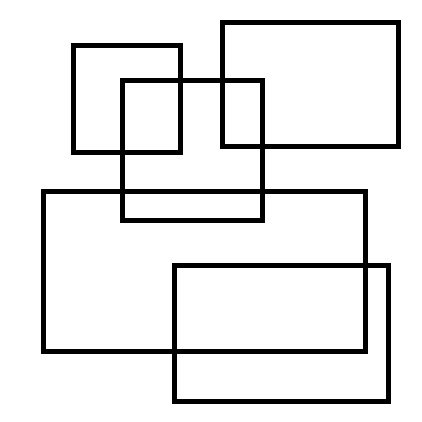
#> input picture code/images/box.jpg, 422 x 422 px; its folder holds only this picture in this run
$ python -i harris.py   (imports and definitions only)
#> lines starting #> are read from the running program, lines starting #| are printed output that depends on the picture
#> further down, picture is the input picture: shape (422, 422, 3); min 0, max 255, mean 232
import numpy as np
import matplotlib.pyplot as plt
import cv2
# from skimage.color import bgr2gray
import os

from tkinter import *
from tkinter import ttk
from PIL import ImageTk, Image

# [1 line not run here, left out]

# Defining global kernels which will be used in the corner detection algorithm
sobel_x = np.array([[-1, 0, 1],
                    [-2, 0, 2],
                    [-1, 0, 1]])

sobel_y = np.array([[1, 2, 1],
                    [0, 0, 0],
                    [-1, -2, -1]])

gauss_blur = np.array([[1/16, 2/16, 1/16],
                       [2/16, 4/16, 2/16],
                       [1/16, 2/16, 1/16]])


# [13 lines left out: function bgr2gray, not called in this run]


def convolve(image: np.ndarray, kernel: np.ndarray, padding: bool = False):
    """
    Performs window convolution of the argument `image` using the provided `kernel`. If padding is
    set to `True`, the output image shape will be the same as that of the input `image`.

    Args:
        image (np.ndarray): input image
        kernel (np.ndarray): kernel
        padding (bool, optional): if set to true, pads the image with zeros in all dimensions such that
        output after convolution has the same shape as the input image. Defaults to False.

    Returns:
        np.ndarray: convolved image after sliding the input `kernel` over the input `image`.
    """
#> called with kernel = array of shape (3, 3), padding = False

    k = kernel.shape[0]

    if padding:
        out_size = image.shape[0]
    else:
        out_size = image.shape[0] - k + 1
#> out_size = 420

    if padding:
        image = np.pad(image, k//2)

    convolved = np.empty((out_size, out_size), dtype=np.float64)
    for x in range(out_size):
        for y in range(out_size):
            sub_img = image[x:x+k, y:y+k]
            convolved[x, y] = np.sum(np.multiply(sub_img, kernel))
#> convolved: shape (420, 420) float64; every value is 0

    return convolved


def harris(image: np.ndarray, sensitivity: np.float64 = 0.06, threshold: np.float64 = 0.4):
    """
    Performs corner detection using the harris corner detection algorithm.

    Args:
        image (np.ndarray): image for which corners need to be detected
        sensitivity (np.float64, optional): harris sensitivity parameter, should be close to
        zero. Defaults to 0.06.
        threshold (np.float64, optional): harris threshold parameter. Defaults to 0.4.

    Returns:
        np.ndarray: array containing coordinates of all points which have corners, as detected
        by the algorithm
    """
    grad_x = convolve(image, sobel_x)
    grad_y = convolve(image, sobel_y)
#> call 2 of convolve, with kernel = array of shape (3, 3), padding = False
#> after the loop in convolve (call 2), `for x in range(out_size):`:
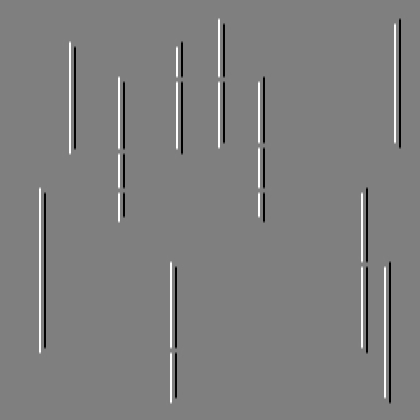
#> convolved: shape (420, 420) float64; min -3060, max 3060, mean 0; drawn with min black and max white
    grad_x2 = np.square(grad_x)
    grad_y2 = np.square(grad_y)
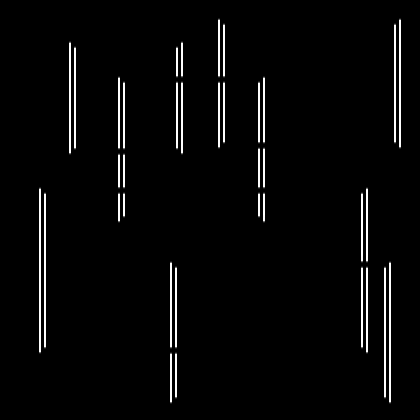
#> grad_y2: shape (420, 420) float64; min 0, max 9363600, mean 270364.7; drawn with min black and max white
    grad_xy = grad_x*grad_y
#> grad_xy: shape (420, 420) float64; every value is 0

    gaus_x2 = convolve(grad_x2, gauss_blur)
#> after the loop in convolve (call 3), `for x in range(out_size):`: convolved: shape (418, 418) float64; every value is 0
    gaus_y2 = convolve(grad_y2, gauss_blur)
#> call 4 of convolve, with kernel = array of shape (3, 3), padding = False
#> after the loop in convolve (call 4), `for x in range(out_size):`:
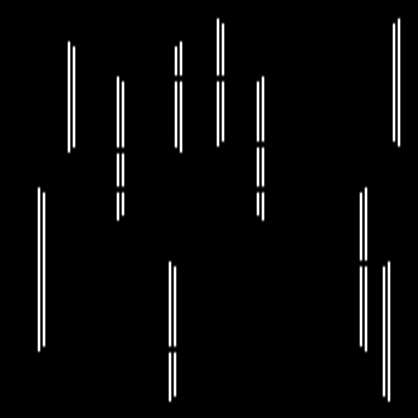
#> convolved: shape (418, 418) float64; min 0, max 7022704, mean 272958.1; drawn with min black and max white
    gaus_xy = convolve(grad_xy, gauss_blur)

    harris_fn = gaus_x2*gaus_y2 - \
        np.square(gaus_xy) - sensitivity*np.square(gaus_x2+gaus_y2)
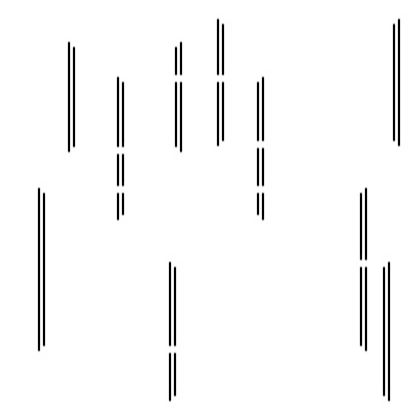
#> harris_fn: shape (418, 418) float64; min -2.96e+12, max 0, mean -9.41e+10; drawn with min black and max white
    cv2.normalize(harris_fn, harris_fn, 0, 1, cv2.NORM_MINMAX)

    loc = np.where(harris_fn > threshold)
#> loc = 169692 positions, rows 0 to 417, columns 0 to 417
    pts = np.array([pt for pt in zip(*loc[::-1])])
#> pts = 169692 pairs, first value 0 to 417, second value 0 to 417

    return pts


# [100 lines left out: functions load_image_to_canvas, get_inputs, run_harris, not called in this run]


def clear_frame():
   for widgets in root.winfo_children():
      widgets.destroy()


# [19 lines left out: function main, not called in this run]


# [2 lines not run here, left out]

>>> import cv2
>>> picture = cv2.imread('images/box.jpg')
>>> result = harris(picture)
#> result has the same summary as pts in harris
